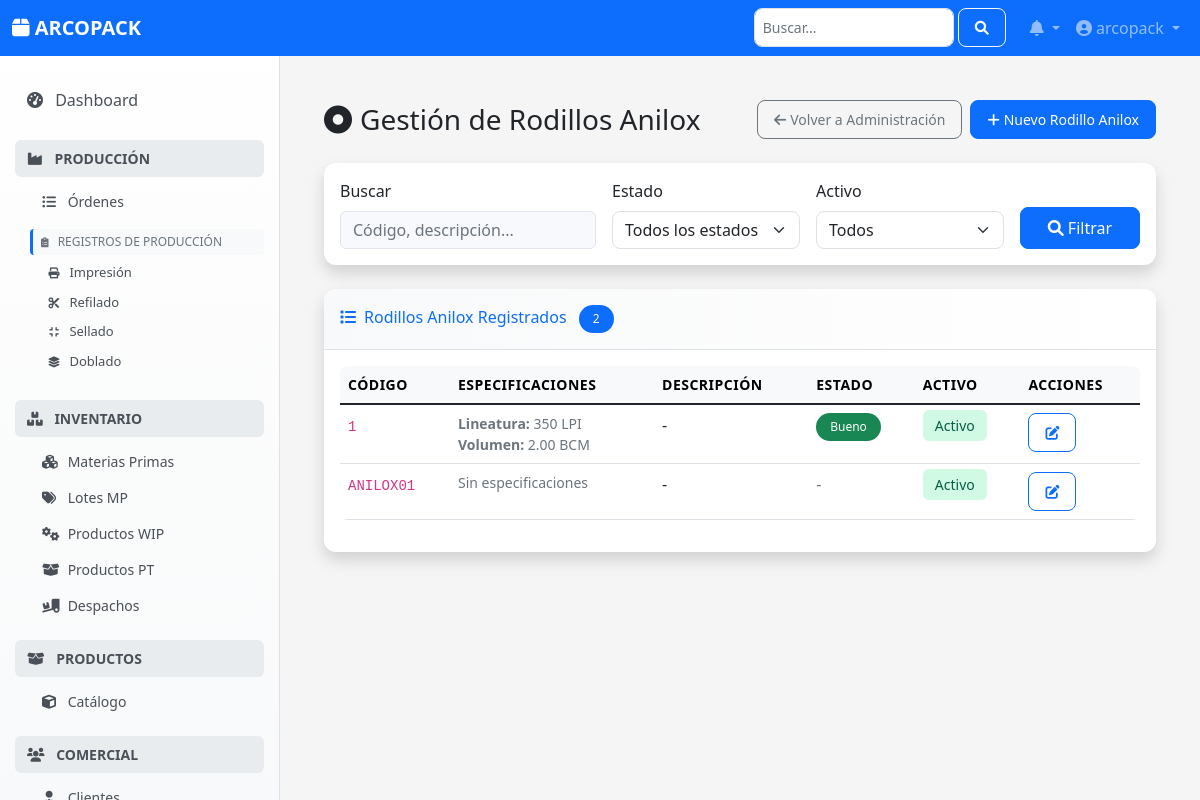
The app's page /configuracion/rodillos-anilox/ (signed in) with its own data.
### configuracion/models.py (models this page shows, shortened)
class RodilloAnilox(models.Model):
    codigo = models.CharField(max_length=100, unique=True, verbose_name="Código Anilox")
    lineatura = models.PositiveIntegerField(null=True, blank=True, verbose_name="Lineatura (LPI)")
    volumen = models.DecimalField(max_digits=8, decimal_places=2, null=True, blank=True, verbose_name="Volumen (BCM)")
    descripcion = models.CharField(max_length=200, blank=True)
    estado = models.CharField(max_length=50, blank=True, help_text="Ej: Bueno, Regular, Dañado")
    is_active = models.BooleanField(default=True, verbose_name="Activo")
    class Meta:
        verbose_name = "Rodillo Anilox"
        verbose_name_plural = "Rodillos Anilox"
        ordering = ['codigo']

### configuracion/views.py (the view)
# urls.py: path('rodillos-anilox/', views.RodilloAniloxListView.as_view(), name='rodillo-anilox-list'),
class RodilloAniloxListView(LoginRequiredMixin, ListView):
    model = RodilloAnilox
    template_name = 'configuracion/rodillo_anilox_list.html'
    context_object_name = 'rodillos'
    paginate_by = 20
    def get_queryset(self):
        queryset = RodilloAnilox.objects.all()
        search = self.request.GET.get('search')
        activo = self.request.GET.get('activo')
        if search:
            queryset = queryset.filter(
                Q(codigo__icontains=search) | Q(descripcion__icontains=search)
            )
        if activo:
            queryset = queryset.filter(is_active=activo == 'true')
        return queryset.order_by('codigo')

### notificaciones/context_processors.py (called while the page is built)
def notifications(request):
    if request.user.is_authenticated:
        notificaciones_no_leidas = Notificacion.objects.filter(
            usuario=request.user,
            leida=False
        ).count()
        notificaciones = Notificacion.objects.filter(
            usuario=request.user
        ).order_by('-fecha_creacion')[:5]
        return {
            'notificaciones': notificaciones,
            'notificaciones_no_leidas': notificaciones_no_leidas
        }
    return {
        'notificaciones': [],
        'notificaciones_no_leidas': 0
    }

### configuracion/templates/configuracion/rodillo_anilox_list.html (shortened to what this page needs)
{% extends "base.html" %}
{% load static %}
{% block content %}
<div class="container-fluid">
    <div class="d-sm-flex align-items-center justify-content-between mb-4">
        <h1 class="h3 mb-0 text-gray-800">
            <i class="fas fa-circle-dot me-2"></i>Gestión de Rodillos Anilox
        </h1>
        <div class="d-sm-flex">
            <a href="{% url 'configuracion_web:administracion-dashboard' %}" class="btn btn-outline-secondary btn-sm me-2">
                <i class="fas fa-arrow-left me-1"></i>Volver a Administración
            </a>
            <a href="{% url 'configuracion_web:rodillo-anilox-create' %}" class="btn btn-primary btn-sm">
                <i class="fas fa-plus me-1"></i>Nuevo Rodillo Anilox
            </a>
        </div>
    </div>
    <div class="card shadow mb-4">
        <div class="card-body">
            <form method="get" class="row g-3">
                <div class="col-md-4">
                    <label for="search" class="form-label">Buscar</label>
                    <input type="text" class="form-control search-box" id="search" name="search"
                           value="{{ request.GET.search }}" placeholder="Código, descripción...">
                </div>
                <div class="col-md-3">
                    <label for="estado" class="form-label">Estado</label>
                    <select class="form-select" id="estado" name="estado">
                        <option value="">Todos los estados</option>
                    </select>
                </div>
                <div class="col-md-3">
                    <label for="activo" class="form-label">Activo</label>
                    <select class="form-select" id="activo" name="activo">
                        <option value="">Todos</option>
                    </select>
                </div>
                <div class="col-md-2 d-flex align-items-end">
                    <button type="submit" class="btn btn-primary w-100">
                        <i class="fas fa-search me-1"></i>Filtrar
                    </button>
                </div>
            </form>
        </div>
    </div>
    <div class="card shadow">
        <div class="card-header py-3">
            <h6 class="m-0 font-weight-bold text-primary">
                <i class="fas fa-list me-2"></i>Rodillos Anilox Registrados
                <span class="badge bg-primary ms-2">{{ rodillos|length }}</span>
            </h6>
        </div>
        <div class="card-body">
            {% if rodillos %}
                <div class="table-responsive">
                    <table class="table table-hover">
                        <thead class="table-light">
                            <tr>
                                <th>Código</th>
                                <th>Especificaciones</th>
                                <th>Descripción</th>
                                <th>Estado</th>
                                <th>Activo</th>
                                <th>Acciones</th>
                            </tr>
                        </thead>
                        <tbody>
                            {% for rodillo in rodillos %}
                            <tr>
                                <td><code>{{ rodillo.codigo }}</code></td>
                                <td>
                                    <div class="anilox-specs">
                                        {% if rodillo.lineatura %}
                                            <div><strong>Lineatura:</strong> {{ rodillo.lineatura }} LPI</div>
                                        {% endif %}
                                        {% if rodillo.volumen %}
                                            <div><strong>Volumen:</strong> {{ rodillo.volumen }} BCM</div>
                                        {% endif %}
                                        {% if not rodillo.lineatura and not rodillo.volumen %}
                                            <span class="text-muted">Sin especificaciones</span>
                                        {% endif %}
                                    </div>
                                </td>
                                <td>{{ rodillo.descripcion|default:"-" }}</td>
                                <td>
                                    {% if rodillo.estado %}
                                        {% if rodillo.estado == 'Bueno' %}
                                            <span class="badge bg-success">{{ rodillo.estado }}</span>
                                        {% elif rodillo.estado == 'Regular' %}
                                            <span class="badge bg-warning">{{ rodillo.estado }}</span>
                                        {% elif rodillo.estado == 'Dañado' %}
                                            <span class="badge bg-danger">{{ rodillo.estado }}</span>
                                        {% else %}
                                            <span class="badge bg-secondary">{{ rodillo.estado }}</span>
                                        {% endif %}
                                    {% else %}
                                        <span class="text-muted">-</span>
                                    {% endif %}
                                </td>
                                <td>
                                    <span class="status-badge {% if rodillo.is_active %}status-activo{% else %}status-inactivo{% endif %}">
                                        {% if rodillo.is_active %}Activo{% else %}Inactivo{% endif %}
                                    </span>
                                </td>
                                <td>
                                    <div class="btn-group" role="group">
                                        <a href="{% url 'configuracion_web:rodillo-anilox-update' rodillo.pk %}"
                                           class="btn btn-sm btn-outline-primary" title="Editar">
                                            <i class="fas fa-edit"></i>
                                        </a>
                                    </div>
                                </td>
                            </tr>
                            {% endfor %}
                        </tbody>
                    </table>
                </div>
            {% endif %}
        </div>
    </div>
</div>
{% endblock %}

### templates/layouts/navbar.html (shortened to what this page needs)
<nav class="navbar navbar-expand-lg navbar-dark bg-primary fixed-top">
    <div class="container-fluid">
        <a class="navbar-brand" href="{% url 'root' %}">
            <i class="fas fa-box"></i> ARCOPACK
        </a>
        <div class="collapse navbar-collapse" id="navbarNav">
            <ul class="navbar-nav ms-auto">
                <li class="nav-item me-3">
                    <form class="d-flex" role="search">
                        <input class="form-control form-control-sm" type="search" placeholder="Buscar..." aria-label="Search">
                        <button class="btn btn-outline-light btn-sm ms-1" type="submit">
                            <i class="fas fa-search"></i>
                        </button>
                    </form>
                </li>
                <li class="nav-item dropdown">
                    <a class="nav-link dropdown-toggle position-relative" href="#" id="notificationsDropdown" role="button"
                       data-bs-toggle="dropdown">
                        <i class="fas fa-bell"></i>
                    </a>
                </li>
                <li class="nav-item dropdown">
                    <a class="nav-link dropdown-toggle" href="#" id="userDropdown" role="button"
                       data-bs-toggle="dropdown">
                        <i class="fas fa-user-circle"></i> {{ user.get_full_name|default:user.username }}
                    </a>
                </li>
            </ul>
        </div>
    </div>
</nav>

### templates/base.html (style rules this page uses)
:root { --primary-color: #0d6efd; --secondary-color: #6c757d; --success-color: #198754; --warning-color: #ffc107; --danger-color: #dc3545; --info-color: #0dcaf0; --light-color: #f8f9fa; --dark-color: #212529; --sidebar-width: 280px; }
body { font-family: 'Segoe UI', Tahoma, Geneva, Verdana, sans-serif; background-color: #f5f5f5; }
.card { border: none; border-radius: 12px; box-shadow: 0 2px 10px rgba(0, 0, 0, 0.08); margin-bottom: 1.5rem; transition: all 0.3s ease; }
.card-header { background: linear-gradient(90deg, var(--light-color) 0%, #ffffff 100%); border-bottom: 1px solid #dee2e6; border-radius: 12px 12px 0 0 !important; font-weight: 600; }
.btn { border-radius: 8px; font-weight: 500; padding: 0.5rem 1rem; transition: all 0.2s ease; }
.form-control, .form-select { border-radius: 8px; border: 1px solid #dee2e6; transition: all 0.2s ease; }
.table { border-radius: 8px; overflow: hidden; }
.table th { background-color: var(--light-color); border: none; font-weight: 600; text-transform: uppercase; font-size: 0.875rem; letter-spacing: 0.5px; }
.badge { padding: 0.5rem 0.875rem; border-radius: 20px; font-weight: 500; font-size: 0.75rem; }
.fade-in { animation: fadeIn 0.5s ease-out; }

### configuracion/templates/configuracion/rodillo_anilox_list.html (style rules this page uses)
.status-badge { padding: 0.375rem 0.75rem; border-radius: 0.375rem; font-size: 0.875rem; font-weight: 500; }
.status-activo { background-color: #d1fae5; color: #065f46; }
.search-box { background: #f8f9fc; border: 1px solid #e3e6f0; border-radius: 0.375rem; }
.anilox-specs { font-size: 0.875rem; color: #6c757d; }

### templates/layouts/navbar.html (style rules this page uses)
.navbar-brand { font-weight: 600; font-size: 1.25rem; }
.form-control-sm { width: 200px; }

### records on screen
RodilloAnilox: codigo "1", lineatura "350", volumen "2.00", descripcion "-", estado "Bueno", is_active "Activo"
RodilloAnilox: codigo "ANILOX01", shows "Sin especificaciones", descripcion "-", is_active "Activo"

### other values on screen
{{ user.get_full_name|default:user.username }} "arcopack"
{{ rodillos|length }} "2"
